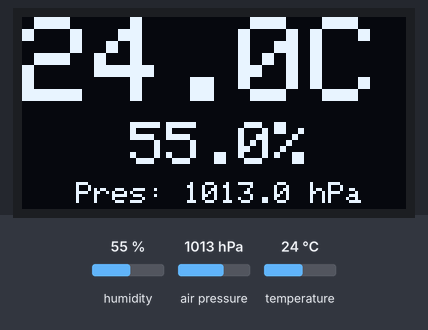
The sketch below on a simulated ESP32. Parts: 128×64 one-colour display. Inputs (shaded band) come from the test bench; at power-on: humidity 55 %, air pressure 1013 hPa, temperature 24 °C. What the sketch prints to the serial monitor is not drawn.

Above: at 2.2 s.
2.3 s: humidity set to 22 %
At 4.4 s:
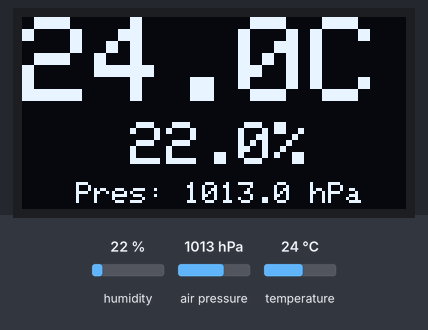
5.0 s: air pressure set to 952 hPa
At 6.1 s:
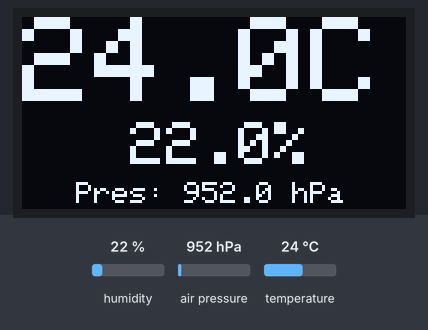
7.7 s: temperature set to 12 °C
At 10.4 s:
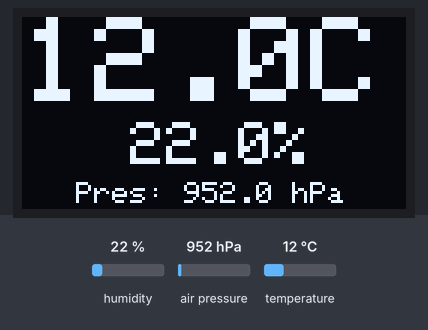
10.7 s: humidity set to 40 %
At 12.3 s:
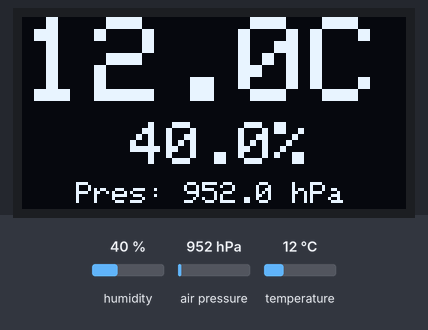
13.4 s: air pressure set to 975 hPa
At 15.6 s:
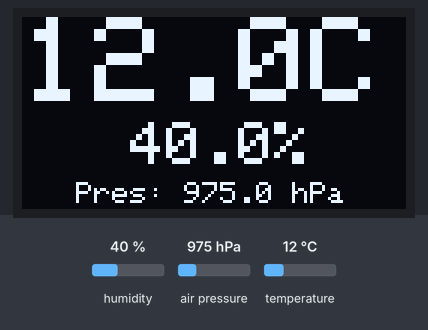
Timing chart, 0 to 17.1 s (numbered marks = the images above; inputs shaded):
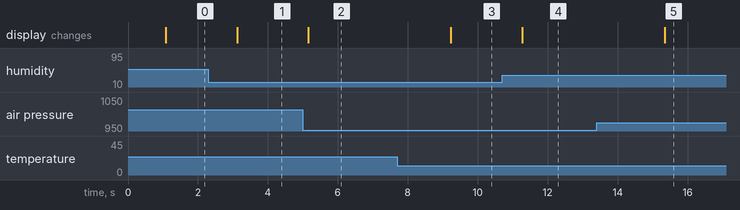

The sketch:

test_bme.ino
```cpp
#include <Wire.h>
#include <Adafruit_Sensor.h>
#include <Adafruit_BME280.h>
#include <Adafruit_SSD1306.h>
#include <esp_now.h>
#include <WiFi.h>
#include <esp_wifi.h>

// Adresse I²C des périphériques
#define BME280_ADDRESS 0x76 // Adresse du BME280
#define SCREEN_ADDRESS 0x3C // Adresse de l'écran OLED

// Définir les dimensions de l'écran OLED (128x64 ou 128x32)
#define SCREEN_WIDTH 128
#define SCREEN_HEIGHT 64

// Wifi
//station : DC:DA:0C:58:C9:34
uint8_t broadcastAddress[] = { 0xDC, 0xDA, 0x0C, 0x58, 0xC9, 0x34 };

typedef struct struct_message {
  float t;
  float h;
  float p;
} struct_message;

struct_message data;

esp_now_peer_info_t peerInfo;

void OnDataSent(const uint8_t *mac_addr, esp_now_send_status_t status) {
  Serial.print("\r\nLast Packet Send Status:\t");
  Serial.println(status == ESP_NOW_SEND_SUCCESS ? "Delivery Success" : "Delivery Fail");
}

// Initialiser les objets pour le BME280 et l'écran OLED
Adafruit_BME280 bme;
Adafruit_SSD1306 display(SCREEN_WIDTH, SCREEN_HEIGHT, &Wire, -1);

void setup() {
  Serial.begin(115200);
  Wire.begin(); // Initialiser le bus I²C

  // Mettre l'ESP32 en mode station
  WiFi.mode(WIFI_STA);
  int channel = 6;  // Canal Wi-Fi (choisissez celui que vous souhaitez)
  esp_wifi_set_channel(channel, WIFI_SECOND_CHAN_NONE);
  if (esp_now_init() != ESP_OK) {
    Serial.println("Error initializing ESP-NOW");
    return;
  }


  // Enregistrer la fonction de rappel pour l'envoi
  esp_now_register_send_cb(OnDataSent);

  // Configurer l'ESP32 récepteur (peer) pour l'envoi
  memcpy(peerInfo.peer_addr, broadcastAddress, 6);
  peerInfo.channel = 0;
  peerInfo.encrypt = false;

  // Ajouter le peer
  if (esp_now_add_peer(&peerInfo) != ESP_OK) {
    Serial.println("Failed to add peer");
    return;
  }

  // Initialisation du BME280
  if (!bme.begin(BME280_ADDRESS)) {
    Serial.println("Erreur : BME280 introuvable !");
    //while (1);
  }

  // Initialisation de l'écran OLED
  if (!display.begin(SSD1306_SWITCHCAPVCC, SCREEN_ADDRESS)) {
    Serial.println("Erreur : Écran OLED introuvable !");
    while (1);
  }

  // Configuration initiale de l'écran
  display.clearDisplay();
  display.setTextSize(1);
  display.setTextColor(SSD1306_WHITE);
  display.setCursor(0, 0);
  display.println("Initialisation...");
  display.display();
  delay(1000);
}

void loop() {
  // Lecture des données du BME280
  float temperature = bme.readTemperature();
  float humidite = bme.readHumidity();
  float pression = bme.readPressure() / 100.0F;

  // Affichage sur le moniteur série
  Serial.print("Température : ");
  Serial.print(temperature);
  Serial.println(" °C");
  Serial.print("Humidité : ");
  Serial.print(humidite);
  Serial.println(" %");
  Serial.print("Pression : ");
  Serial.print(pression);
  Serial.println(" hPa");

  // Affichage de la température en gros
  display.clearDisplay();
  display.setTextSize(4); // Texte très grand pour la température
  display.setCursor(0, 0); // En haut de l'écran
  display.print(temperature, 1); // Température avec 1 décimale
  display.println("C");

  // Affichage de l'humidité en taille moyenne
  display.setTextSize(2); // Texte moyen
  display.setCursor(0, 35); // Position sous la température
  display.print("   ");
  display.print(humidite, 1); // Humidité avec 1 décimale
  display.println("%");

  // Affichage de la pression en taille petite
  display.setTextSize(1); // Texte plus petit
  display.setCursor(0, 55); // Position en bas de l'écran
  display.print("   Pres: ");
  display.print(pression, 1); // Pression avec 1 décimale
  display.println(" hPa");

  display.display(); // Afficher tout
  delay(2000); // Pause avant la prochaine mise à jour

  // Appel de la fonction pour envoyer les données via ESP-NOW
  sendData(temperature, humidite, pression);

  Serial.print("L'adresse MAC de l'ESP32 est : ");
  Serial.println(WiFi.macAddress());
}

void sendData(float t, float h, float p) {
  Serial.println("sendData");
  data.t = t;
  data.h = h;
  data.p = p;

  // Send message via ESP-NOW
  esp_err_t result = esp_now_send(broadcastAddress, (uint8_t *)&data, sizeof(data));

  if (result == ESP_OK) {
    Serial.println("Sent with success");
  } else {
    Serial.println("Error sending the data");
  }
}
```

Measured:
- after the input at 2.3 s, the display: changes after 0.82 s (image 1)
- after the input at 5.0 s, the display: changes after 0.16 s (image 2)
- after the input at 7.7 s, the display: changes after 1.5 s (image 3)
- after the input at 10.7 s, the display: changes after 0.57 s (image 4)
- after the input at 13.4 s, the display: changes after 1.9 s (image 5)
